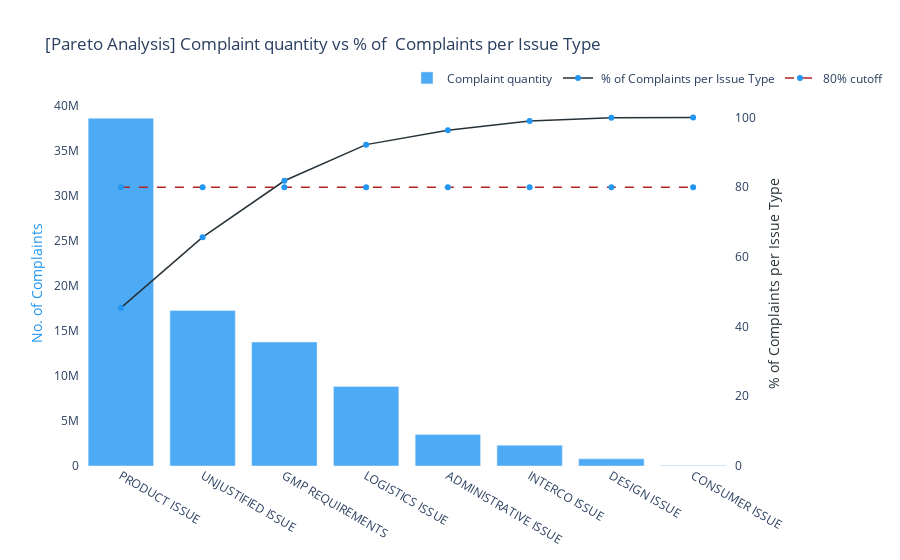

The cell this chart's notebook holds for it:
### Code cell
trace0 = dict(type='bar',
              x = complaintsPerCodeInfo.index,
              y=complaintsPerCodeInfo['Complaint quantity'],
     marker=dict(
        color='#2196F3'
    ),
    name='Complaint quantity',
    opacity=0.8
)

trace1 = dict(type='scatter',
              x = complaintsPerCodeInfo.index,
              y=complaintsPerCodeInfo['cumSumPercent'],
     marker=dict(
        color='#2196F3'
    ),
    line=dict(
        color= '#263238', 
        width= 1.5),
    name=' % of Complaints per Issue Type', 
    xaxis = 'x1',
    yaxis='y2'
)
trace2 =  dict(type='scatter',
              x = complaintsPerCodeInfo.index,
              y=[80]*193,
     marker=dict(
        color='#2196F3'
    ),
               
    line=dict(
        color= 'firebrick',
        dash='dash',
        width= 1.5),
    name=' 80% cutoff', 
    xaxis = 'x1',
    yaxis='y2'
)
data = [trace0,trace1,trace2]
layout = go.Layout(
    title='[Pareto Analysis] Complaint quantity vs % of  Complaints per Issue Type',
    plot_bgcolor='rgba(0,0,0,0)',
    legend= dict(orientation="h",
                x=0.5,
                y=1.1),
    yaxis=dict(
        
        title='No. of Complaints',
        titlefont=dict(
            color="#2196F3"
        )
    ),
    yaxis2=dict(
        title=' % of Complaints per Issue Type',
        titlefont=dict(
            color='#263238'
        ),
        range=[0,105],
        overlaying='y',
        anchor='x',
        side='right'
        )
    )
    


fig = go.Figure(data=data, layout=layout)
iplot(fig, filename="paretoIssue")

### Figure 1 — Plotly figure (JSON) as saved in the notebook; plotly's stock layout.template omitted (floating-point values rounded to 4 significant figures; data arrays with more than 128 entries replaced by an {"elided": "..."} marker saying what was removed)
{"data": [{"marker": {"color": "#2196F3"}, "name": "Complaint quantity", "opacity": 0.8, "type": "bar", "x": ["PRODUCT ISSUE", "UNJUSTIFIED ISSUE", "GMP REQUIREMENTS", "LOGISTICS ISSUE", "ADMINISTRATIVE ISSUE", "INTERCO ISSUE", "DESIGN ISSUE", "CONSUMER ISSUE"], "y": [38630000.0, 17270000.0, 13770000.0, 8829000.0, 3488000.0, 2312457, 794486, 50000]}, {"line": {"color": "#263238", "width": 1.5}, "marker": {"color": "#2196F3"}, "name": " % of Complaints per Issue Type", "type": "scatter", "x": ["PRODUCT ISSUE", "UNJUSTIFIED ISSUE", "GMP REQUIREMENTS", "LOGISTICS ISSUE", "ADMINISTRATIVE ISSUE", "INTERCO ISSUE", "DESIGN ISSUE", "CONSUMER ISSUE"], "xaxis": "x", "y": [45.37, 65.66, 81.83, 92.2, 96.29, 99.01, 99.94, 100.0], "yaxis": "y2"}, {"line": {"color": "firebrick", "dash": "dash", "width": 1.5}, "marker": {"color": "#2196F3"}, "name": " 80% cutoff", "type": "scatter", "x": ["PRODUCT ISSUE", "UNJUSTIFIED ISSUE", "GMP REQUIREMENTS", "LOGISTICS ISSUE", "ADMINISTRATIVE ISSUE", "INTERCO ISSUE", "DESIGN ISSUE", "CONSUMER ISSUE"], "xaxis": "x", "y": {"elided": "193 int values"}, "yaxis": "y2"}], "layout": {"legend": {"orientation": "h", "x": 0.5, "y": 1.1}, "plot_bgcolor": "rgba(0,0,0,0)", "title": {"text": "[Pareto Analysis] Complaint quantity vs % of  Complaints per Issue Type"}, "yaxis": {"title": {"font": {"color": "#2196F3"}, "text": "No. of Complaints"}}, "yaxis2": {"anchor": "x", "overlaying": "y", "range": [0, 105], "side": "right", "title": {"font": {"color": "#263238"}, "text": " % of Complaints per Issue Type"}}}}
